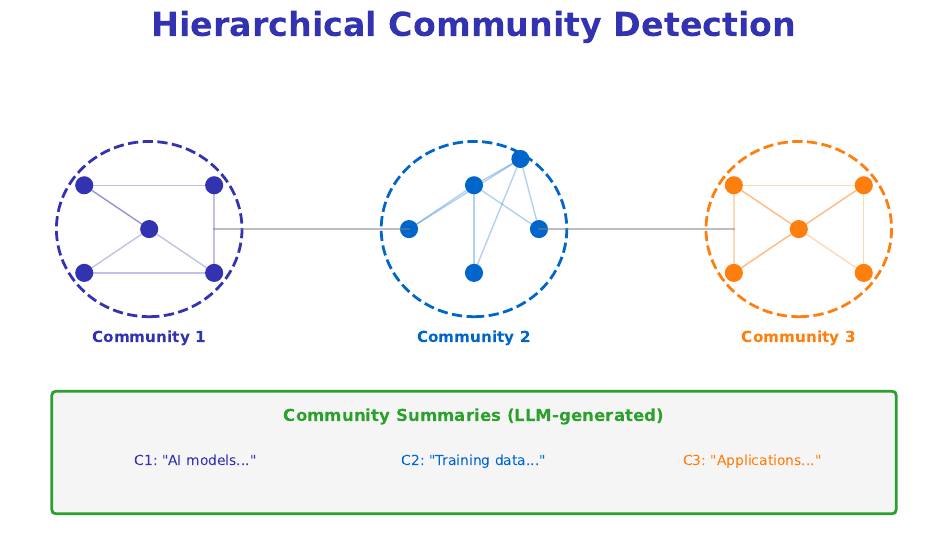

This chart was generated by the following Python code:
"""
Community Detection and Summarization
Week 8 - GraphRAG and Knowledge
"""

from pathlib import Path

import matplotlib.patches as mpatches
import matplotlib.pyplot as plt
import numpy as np
from matplotlib.patches import Circle, FancyBboxPatch

plt.rcParams.update(
    {
        "font.size": 24,
        "axes.labelsize": 24,
        "axes.titlesize": 26,
        "figure.figsize": (10, 6),
        "figure.dpi": 150,
        "font.family": "sans-serif",
    }
)

MLPURPLE = "#3333B2"
MLBLUE = "#0066CC"
MLORANGE = "#FF7F0E"
MLGREEN = "#2CA02C"
MLGRAY = "#7F7F7F"

fig, ax = plt.subplots(figsize=(10, 6))
ax.set_xlim(0, 10)
ax.set_ylim(0, 6)
ax.axis("off")

ax.text(
    5,
    5.7,
    "Hierarchical Community Detection",
    fontsize=24,
    fontweight="bold",
    ha="center",
    color=MLPURPLE,
)

# Community 1 (left)
c1_nodes = [(1.5, 3.5), (2.2, 4.0), (2.2, 3.0), (0.8, 4.0), (0.8, 3.0)]
for x, y in c1_nodes:
    ax.plot(x, y, "o", markersize=12, color=MLPURPLE)
for i in range(len(c1_nodes)):
    for j in range(i + 1, len(c1_nodes)):
        if np.random.random() > 0.3:
            ax.plot(
                [c1_nodes[i][0], c1_nodes[j][0]],
                [c1_nodes[i][1], c1_nodes[j][1]],
                "-",
                color=MLPURPLE,
                alpha=0.3,
                linewidth=1,
            )
comm1 = Circle((1.5, 3.5), 1.0, facecolor="none", edgecolor=MLPURPLE, linewidth=2, linestyle="--")
ax.add_patch(comm1)
ax.text(1.5, 2.2, "Community 1", fontsize=11, ha="center", color=MLPURPLE, fontweight="bold")

# Community 2 (center)
c2_nodes = [(5.0, 4.0), (5.7, 3.5), (4.3, 3.5), (5.0, 3.0), (5.5, 4.3)]
for x, y in c2_nodes:
    ax.plot(x, y, "o", markersize=12, color=MLBLUE)
for i in range(len(c2_nodes)):
    for j in range(i + 1, len(c2_nodes)):
        if np.random.random() > 0.3:
            ax.plot(
                [c2_nodes[i][0], c2_nodes[j][0]],
                [c2_nodes[i][1], c2_nodes[j][1]],
                "-",
                color=MLBLUE,
                alpha=0.3,
                linewidth=1,
            )
comm2 = Circle((5.0, 3.5), 1.0, facecolor="none", edgecolor=MLBLUE, linewidth=2, linestyle="--")
ax.add_patch(comm2)
ax.text(5.0, 2.2, "Community 2", fontsize=11, ha="center", color=MLBLUE, fontweight="bold")

# Community 3 (right)
c3_nodes = [(8.5, 3.5), (9.2, 4.0), (9.2, 3.0), (7.8, 4.0), (7.8, 3.0)]
for x, y in c3_nodes:
    ax.plot(x, y, "o", markersize=12, color=MLORANGE)
for i in range(len(c3_nodes)):
    for j in range(i + 1, len(c3_nodes)):
        if np.random.random() > 0.3:
            ax.plot(
                [c3_nodes[i][0], c3_nodes[j][0]],
                [c3_nodes[i][1], c3_nodes[j][1]],
                "-",
                color=MLORANGE,
                alpha=0.3,
                linewidth=1,
            )
comm3 = Circle((8.5, 3.5), 1.0, facecolor="none", edgecolor=MLORANGE, linewidth=2, linestyle="--")
ax.add_patch(comm3)
ax.text(8.5, 2.2, "Community 3", fontsize=11, ha="center", color=MLORANGE, fontweight="bold")

# Inter-community edges
ax.plot([2.2, 4.3], [3.5, 3.5], "-", color=MLGRAY, alpha=0.5, linewidth=1.5)
ax.plot([5.7, 7.8], [3.5, 3.5], "-", color=MLGRAY, alpha=0.5, linewidth=1.5)

# Summaries below
sum_box = FancyBboxPatch(
    (0.5, 0.3),
    9.0,
    1.3,
    boxstyle="round,pad=0.05",
    facecolor="#F5F5F5",
    edgecolor=MLGREEN,
    linewidth=2,
)
ax.add_patch(sum_box)
ax.text(
    5.0,
    1.3,
    "Community Summaries (LLM-generated)",
    fontsize=12,
    ha="center",
    fontweight="bold",
    color=MLGREEN,
)
ax.text(2.0, 0.8, 'C1: "AI models..."', fontsize=10, ha="center", color=MLPURPLE)
ax.text(5.0, 0.8, 'C2: "Training data..."', fontsize=10, ha="center", color=MLBLUE)
ax.text(8.0, 0.8, 'C3: "Applications..."', fontsize=10, ha="center", color=MLORANGE)

plt.tight_layout()
plt.savefig(Path(__file__).parent / "chart.pdf", dpi=300, bbox_inches="tight", facecolor="white")
plt.close()
print(f"Chart saved to {Path(__file__).parent / 'chart.pdf'}")
